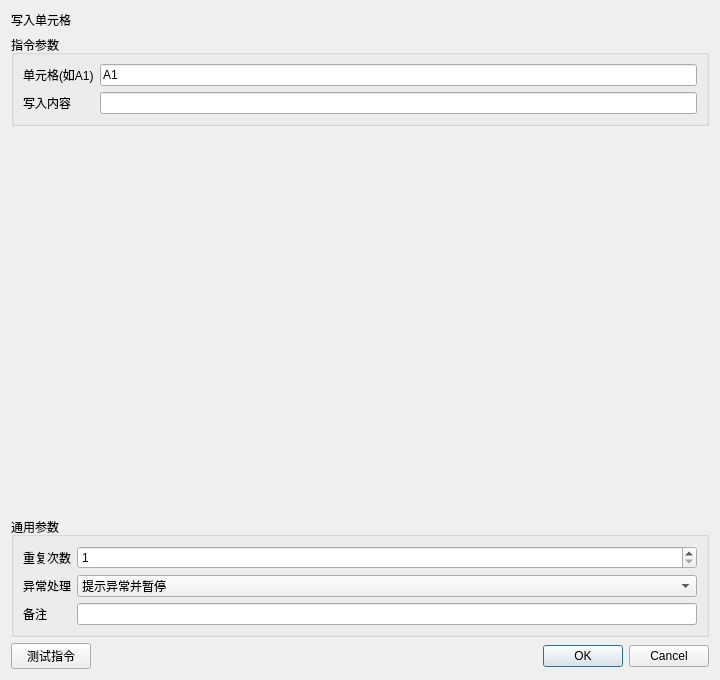
<?xml version="1.0" encoding="UTF-8"?><ui version="4.0"><class>InstructionEditor</class><widget class="QDialog" name="InstructionEditor"><property name="geometry"><rect><x>0</x><y>0</y><width>720</width><height>680</height></rect></property><layout class="QVBoxLayout" name="rootLayout"><item><widget class="QLabel" name="titleLabel"><property name="text"><string>写入单元格</string></property></widget></item><item><widget class="QGroupBox" name="parameterGroupBox"><property name="title"><string>指令参数</string></property><layout class="QFormLayout" name="parameterFormLayout"><item row="0" column="0"><widget class="QLabel" name="label_0"><property name="text"><string>单元格(如A1)</string></property></widget></item><item row="0" column="1"><widget class="QLineEdit" name="parameter_0"><property name="text"><string>A1</string></property></widget></item><item row="1" column="0"><widget class="QLabel" name="label_1"><property name="text"><string>写入内容</string></property></widget></item><item row="1" column="1"><widget class="QLineEdit" name="parameter_1"><property name="text"><string></string></property></widget></item></layout></widget></item><item><spacer name="verticalSpacer"><property name="orientation"><enum>Qt::Vertical</enum></property><property name="sizeHint" stdset="0"><size><width>20</width><height>20</height></size></property></spacer></item>
<item><widget class="QGroupBox" name="commonGroupBox"><property name="title"><string>通用参数</string></property><layout class="QFormLayout" name="commonFormLayout">
<item row="0" column="0"><widget class="QLabel" name="repeatLabel"><property name="text"><string>重复次数</string></property></widget></item><item row="0" column="1"><widget class="QSpinBox" name="repeatSpinBox"><property name="minimum"><number>1</number></property><property name="maximum"><number>999999</number></property><property name="value"><number>1</number></property></widget></item>
<item row="1" column="0"><widget class="QLabel" name="errorPolicyLabel"><property name="text"><string>异常处理</string></property></widget></item><item row="1" column="1"><widget class="QComboBox" name="errorPolicyComboBox"><item><property name="text"><string>自动跳过</string></property></item><item><property name="text"><string>提示异常并暂停</string></property></item><item><property name="text"><string>提示异常并停止</string></property></item><property name="currentIndex"><number>1</number></property></widget></item>
<item row="2" column="0"><widget class="QLabel" name="noteLabel"><property name="text"><string>备注</string></property></widget></item><item row="2" column="1"><widget class="QLineEdit" name="noteEdit"/></item>
</layout></widget></item>
<item><layout class="QHBoxLayout" name="footerLayout"><item><widget class="QPushButton" name="testButton"><property name="text"><string>测试指令</string></property></widget></item><item><spacer name="footerSpacer"><property name="orientation"><enum>Qt::Horizontal</enum></property><property name="sizeHint" stdset="0"><size><width>40</width><height>20</height></size></property></spacer></item><item><widget class="QDialogButtonBox" name="buttonBox"><property name="standardButtons"><set>QDialogButtonBox::Cancel|QDialogButtonBox::Ok</set></property></widget></item></layout></item>
</layout></widget><resources/><connections/></ui>
